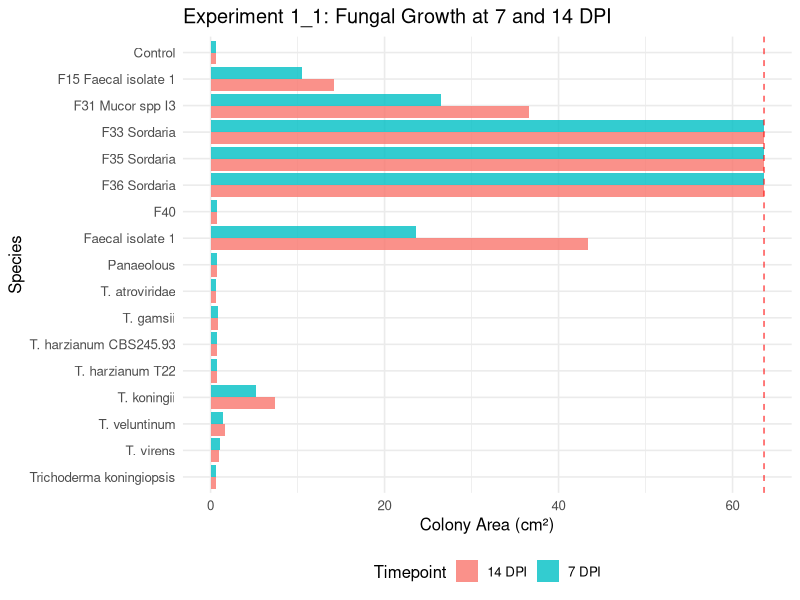
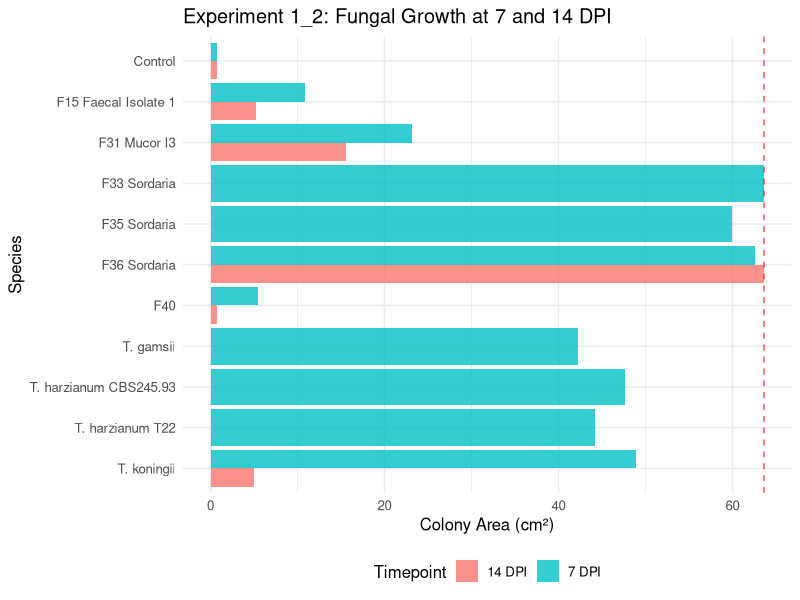
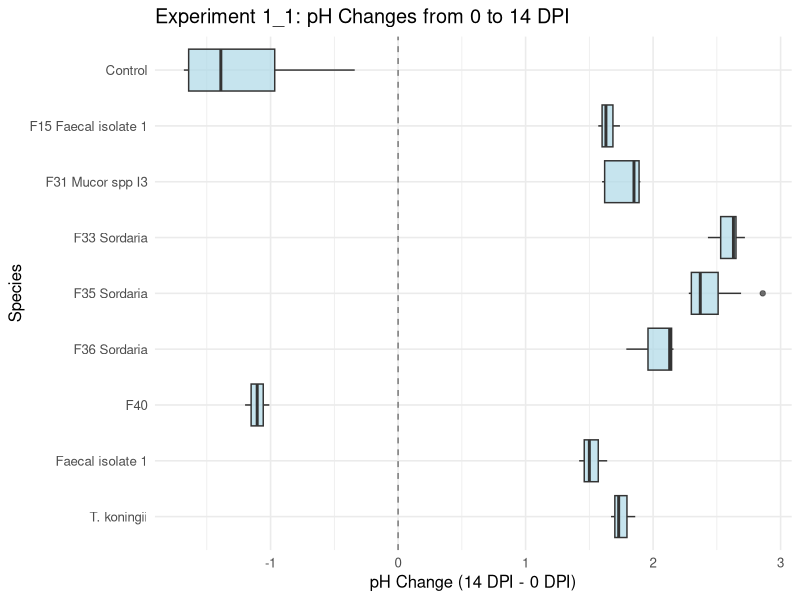
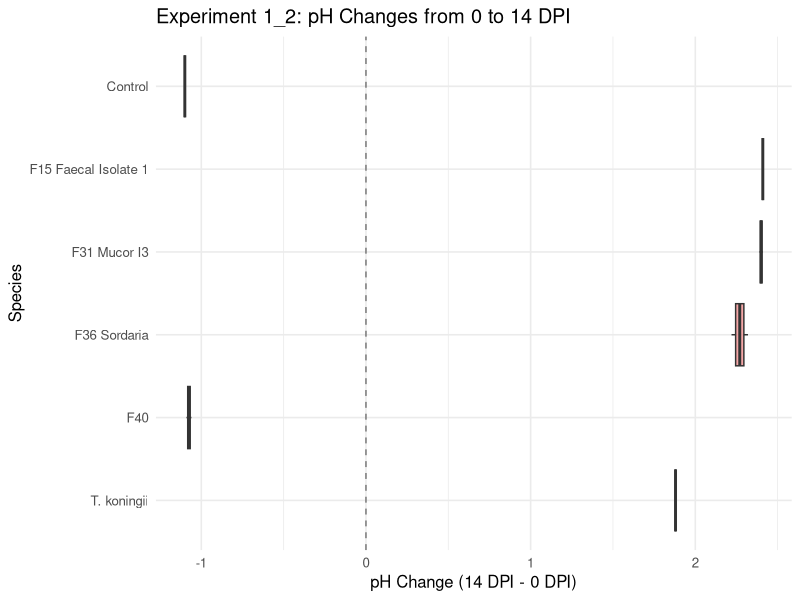
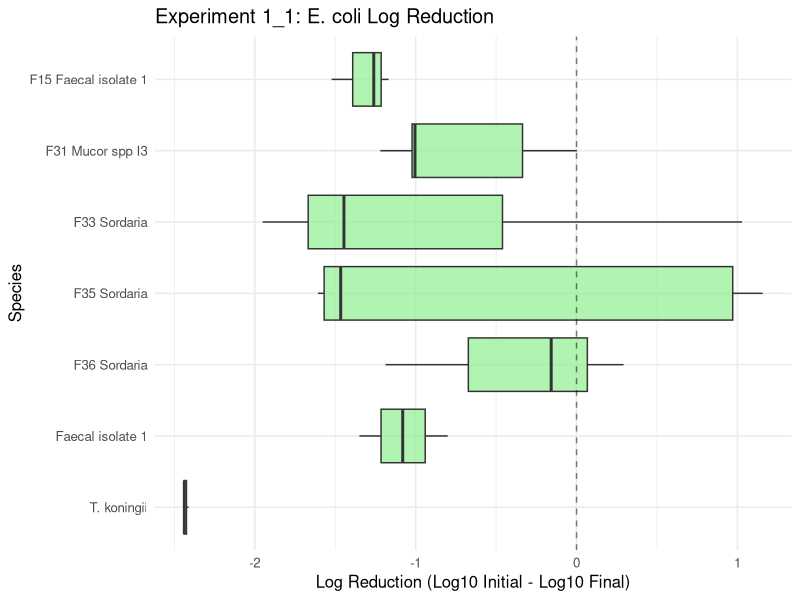
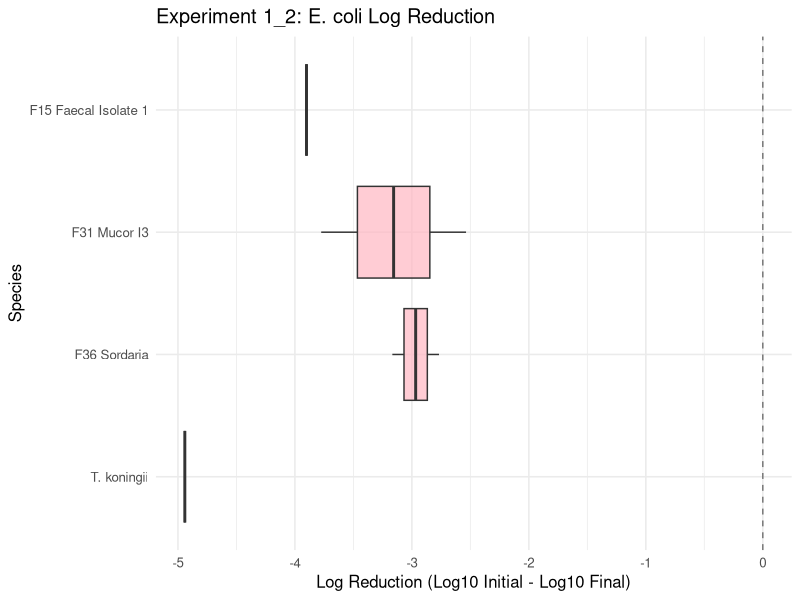
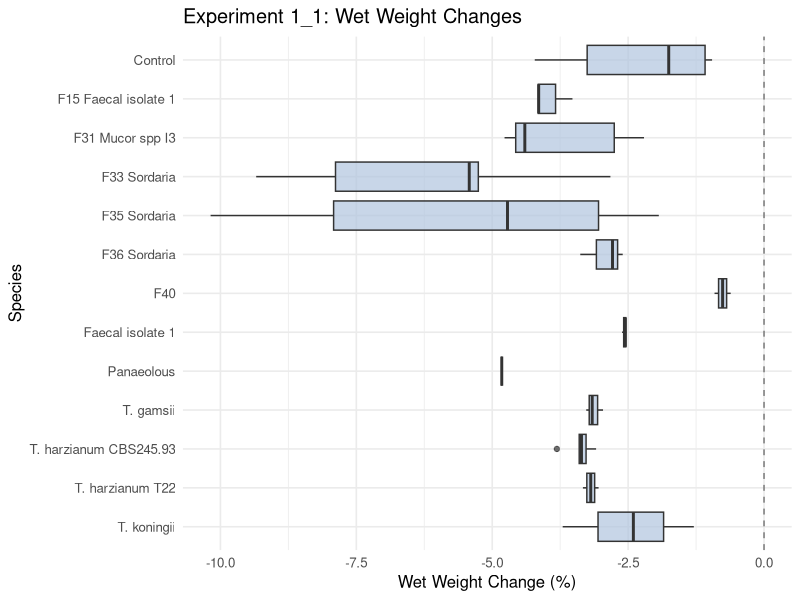
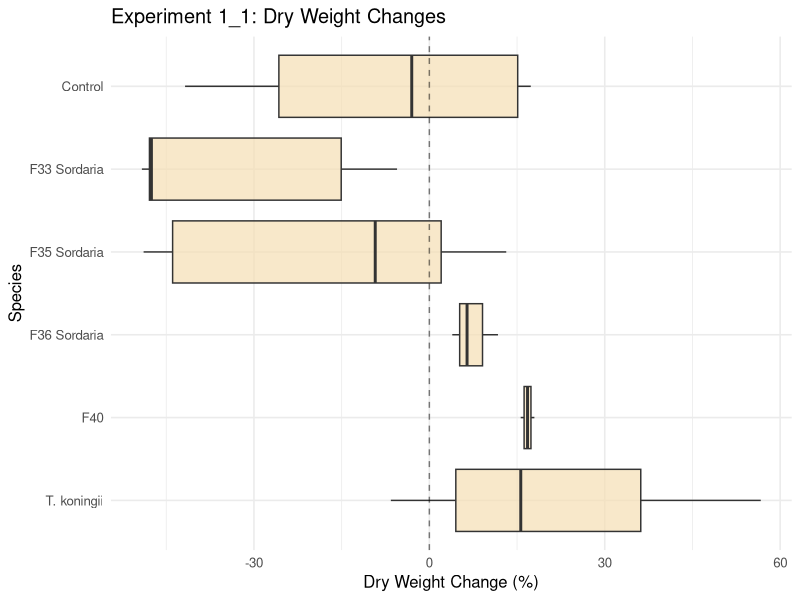

These charts were generated, in order, by the following R code:
## ---- chunk 1
knitr::opts_chunk$set(echo = FALSE, warning = FALSE, message = FALSE, 
                      fig.width = 12, fig.height = 8, dpi = 300)

library(tidyverse)
library(here)
library(ggplot2)
library(scales)
library(knitr)
library(patchwork)

# Load data
exp_data <- read_csv(here("data/processed/experiment_final.csv"), show_col_types = FALSE) %>%
  mutate(
    species = ifelse(species == "ctrl", "Control", species),
    MAX_PLATE_AREA = 63.62
  )

# Remove F37 Mold and F39 Thermo tolerant from analysis
exp_data <- exp_data %>%
  filter(species != "F37 Mold", species != "F39 Thermo tolerant")

# Robust outlier detection function using MAD
detect_outliers <- function(x, threshold = 3) {
  mad_val <- mad(x, na.rm = TRUE)
  median_val <- median(x, na.rm = TRUE)
  abs(x - median_val) > threshold * mad_val
}

# Remove outliers from key variables
exp_data <- exp_data %>%
  group_by(species) %>%
  mutate(
    # Mark outliers
    growth_outlier = detect_outliers(area_size_14dpi),
    weight_outlier = detect_outliers(weight_14dpi),
    ph_outlier = detect_outliers(ph_14dpi),
    ecoli_outlier = detect_outliers(ecoli_conc_14dpi),
    # Any outlier in key variables
    is_outlier = growth_outlier | weight_outlier | ph_outlier | ecoli_outlier
  ) %>%
  ungroup() %>%
  filter(!is_outlier | is.na(is_outlier))

# Create consistent species ordering with Control first
species_order <- exp_data %>%
  distinct(species) %>%
  arrange(species != "Control", species) %>%
  pull(species)

exp_data <- exp_data %>%
  mutate(species = factor(species, levels = species_order))
## ---- chunk 2
exp1_summary <- exp_data %>%
  filter(experiment == "1_1") %>%
  group_by(species) %>%
  summarise(
    technical_replicates = n(),
    biological_replicates = n_distinct(paste(id_faeces, starting_date)),
    growth_data = sum(!is.na(area_size_14dpi)),
    ecoli_data = sum(!is.na(ecoli_conc_14dpi)),
    weight_data = sum(!is.na(weight_14dpi)),
    .groups = "drop"
  ) %>%
  arrange(desc(technical_replicates))

kable(exp1_summary,
      caption = "**Experiment 1_1: Sample sizes and data availability**",
      col.names = c("Species", "Technical Reps", "Biological Reps", "Growth Data", "E.coli Data", "Weight Data"))
## ---- chunk 3
exp2_summary <- exp_data %>%
  filter(experiment == "1_2") %>%
  group_by(species) %>%
  summarise(
    technical_replicates = n(),
    biological_replicates = n_distinct(paste(id_faeces, starting_date)),
    growth_data = sum(!is.na(area_size_14dpi)),
    ecoli_data = sum(!is.na(ecoli_conc_14dpi)),
    weight_data = sum(!is.na(weight_14dpi)),
    .groups = "drop"
  ) %>%
  arrange(desc(technical_replicates))

kable(exp2_summary,
      caption = "**Experiment 1_2: Sample sizes and data availability**",
      col.names = c("Species", "Technical Reps", "Biological Reps", "Growth Data", "E.coli Data", "Weight Data"))
## ---- chunk 4
# Growth data for Experiment 1_1
growth_exp1 <- exp_data %>%
  filter(experiment == "1_1", !is.na(area_size_7dpi) | !is.na(area_size_14dpi)) %>%
  group_by(species) %>%
  summarise(
    mean_7dpi = mean(area_size_7dpi, na.rm = TRUE),
    mean_14dpi = mean(area_size_14dpi, na.rm = TRUE),
    .groups = "drop"
  ) %>%
  pivot_longer(cols = c(mean_7dpi, mean_14dpi),
               names_to = "timepoint",
               values_to = "area_cm2") %>%
  filter(!is.na(area_cm2), is.finite(area_cm2)) %>%
  mutate(
    day = case_when(
      timepoint == "mean_7dpi" ~ "7 DPI",
      timepoint == "mean_14dpi" ~ "14 DPI"
    )
  )

if(nrow(growth_exp1) > 0) {
  # Ensure consistent ordering
  growth_exp1 <- growth_exp1 %>%
    mutate(species = factor(species, levels = rev(species_order)))
  
  ggplot(growth_exp1, aes(x = area_cm2, y = species, fill = day)) +
    geom_col(position = "dodge", alpha = 0.8) +
    geom_vline(xintercept = 63.62, linetype = "dashed", color = "red", alpha = 0.7) +
    labs(title = "Experiment 1_1: Fungal Growth at 7 and 14 DPI",
         x = "Colony Area (cm²)",
         y = "Species",
         fill = "Timepoint") +
    theme_minimal(base_size = 12) +
    theme(legend.position = "bottom")
} else {
  plot.new()
  text(0.5, 0.5, "No growth data available for Experiment 1_1", cex = 1.2)
}
## ---- chunk 5
# Growth data for Experiment 1_2
growth_exp2 <- exp_data %>%
  filter(experiment == "1_2", !is.na(area_size_7dpi) | !is.na(area_size_14dpi)) %>%
  group_by(species) %>%
  summarise(
    mean_7dpi = mean(area_size_7dpi, na.rm = TRUE),
    mean_14dpi = mean(area_size_14dpi, na.rm = TRUE),
    .groups = "drop"
  ) %>%
  pivot_longer(cols = c(mean_7dpi, mean_14dpi),
               names_to = "timepoint",
               values_to = "area_cm2") %>%
  filter(!is.na(area_cm2), is.finite(area_cm2)) %>%
  mutate(
    day = case_when(
      timepoint == "mean_7dpi" ~ "7 DPI",
      timepoint == "mean_14dpi" ~ "14 DPI"
    )
  )

if(nrow(growth_exp2) > 0) {
  # Ensure consistent ordering
  growth_exp2 <- growth_exp2 %>%
    mutate(species = factor(species, levels = rev(species_order)))
  
  ggplot(growth_exp2, aes(x = area_cm2, y = species, fill = day)) +
    geom_col(position = "dodge", alpha = 0.8) +
    geom_vline(xintercept = 63.62, linetype = "dashed", color = "red", alpha = 0.7) +
    labs(title = "Experiment 1_2: Fungal Growth at 7 and 14 DPI",
         x = "Colony Area (cm²)",
         y = "Species",
         fill = "Timepoint") +
    theme_minimal(base_size = 12) +
    theme(legend.position = "bottom")
} else {
  plot.new()
  text(0.5, 0.5, "No growth data available for Experiment 1_2", cex = 1.2)
}
## ---- chunk 6
ph_exp1 <- exp_data %>%
  filter(experiment == "1_1", !is.na(ph_0dpi), !is.na(ph_14dpi)) %>%
  mutate(ph_change = ph_14dpi - ph_0dpi)

if(nrow(ph_exp1) > 0) {
  ggplot(ph_exp1, aes(x = factor(species, levels = rev(species_order)), y = ph_change)) +
    geom_boxplot(alpha = 0.7, fill = "lightblue") +
    geom_hline(yintercept = 0, linetype = "dashed", alpha = 0.5) +
    coord_flip() +
    labs(title = "Experiment 1_1: pH Changes from 0 to 14 DPI",
         x = "Species",
         y = "pH Change (14 DPI - 0 DPI)") +
    theme_minimal(base_size = 12)
} else {
  plot.new()
  text(0.5, 0.5, "No pH data available for Experiment 1_1", cex = 1.2)
}
## ---- chunk 7
ph_exp2 <- exp_data %>%
  filter(experiment == "1_2", !is.na(ph_0dpi), !is.na(ph_14dpi)) %>%
  mutate(ph_change = ph_14dpi - ph_0dpi)

if(nrow(ph_exp2) > 0) {
  ggplot(ph_exp2, aes(x = factor(species, levels = rev(species_order)), y = ph_change)) +
    geom_boxplot(alpha = 0.7, fill = "lightcoral") +
    geom_hline(yintercept = 0, linetype = "dashed", alpha = 0.5) +
    coord_flip() +
    labs(title = "Experiment 1_2: pH Changes from 0 to 14 DPI",
         x = "Species",
         y = "pH Change (14 DPI - 0 DPI)") +
    theme_minimal(base_size = 12)
} else {
  plot.new()
  text(0.5, 0.5, "No pH data available for Experiment 1_2", cex = 1.2)
}
## ---- chunk 8
ecoli_exp1 <- exp_data %>%
  filter(experiment == "1_1", !is.na(ecoli_conc_mean), !is.na(ecoli_conc_14dpi),
         ecoli_conc_mean > 0, ecoli_conc_14dpi > 0) %>%
  mutate(ecoli_log_reduction = log10(ecoli_conc_mean) - log10(ecoli_conc_14dpi))

if(nrow(ecoli_exp1) > 0) {
  ggplot(ecoli_exp1, aes(x = factor(species, levels = rev(species_order)), y = ecoli_log_reduction)) +
    geom_boxplot(alpha = 0.7, fill = "lightgreen") +
    geom_hline(yintercept = 0, linetype = "dashed", alpha = 0.5) +
    coord_flip() +
    labs(title = "Experiment 1_1: E. coli Log Reduction",
         x = "Species",
         y = "Log Reduction (Log10 Initial - Log10 Final)") +
    theme_minimal(base_size = 12)
} else {
  plot.new()
  text(0.5, 0.5, "No E. coli data available for Experiment 1_1", cex = 1.2)
}
## ---- chunk 9
ecoli_exp2 <- exp_data %>%
  filter(experiment == "1_2", !is.na(ecoli_conc_mean), !is.na(ecoli_conc_14dpi),
         ecoli_conc_mean > 0, ecoli_conc_14dpi > 0) %>%
  mutate(ecoli_log_reduction = log10(ecoli_conc_mean) - log10(ecoli_conc_14dpi))

if(nrow(ecoli_exp2) > 0) {
  ggplot(ecoli_exp2, aes(x = factor(species, levels = rev(species_order)), y = ecoli_log_reduction)) +
    geom_boxplot(alpha = 0.7, fill = "lightpink") +
    geom_hline(yintercept = 0, linetype = "dashed", alpha = 0.5) +
    coord_flip() +
    labs(title = "Experiment 1_2: E. coli Log Reduction",
         x = "Species",
         y = "Log Reduction (Log10 Initial - Log10 Final)") +
    theme_minimal(base_size = 12)
} else {
  plot.new()
  text(0.5, 0.5, "No E. coli data available for Experiment 1_2", cex = 1.2)
}
## ---- chunk 10
wet_weight_exp1 <- exp_data %>%
  filter(experiment == "1_1", !is.na(weight_0dpi), !is.na(weight_14dpi)) %>%
  mutate(wet_weight_percent_change = ((weight_14dpi - weight_0dpi) / weight_0dpi) * 100)

if(nrow(wet_weight_exp1) > 0) {
  ggplot(wet_weight_exp1, aes(x = factor(species, levels = rev(species_order)), y = wet_weight_percent_change)) +
    geom_boxplot(alpha = 0.7, fill = "lightsteelblue") +
    geom_hline(yintercept = 0, linetype = "dashed", alpha = 0.5) +
    coord_flip() +
    labs(title = "Experiment 1_1: Wet Weight Changes",
         x = "Species",
         y = "Wet Weight Change (%)") +
    theme_minimal(base_size = 12)
} else {
  plot.new()
  text(0.5, 0.5, "No wet weight data available for Experiment 1_1", cex = 1.2)
}
## ---- chunk 11
dry_weight_exp1 <- exp_data %>%
  filter(experiment == "1_1", !is.na(dry_weight_0dpi), !is.na(dry_weight_14dpi)) %>%
  mutate(dry_weight_percent_change = ((dry_weight_14dpi - dry_weight_0dpi) / dry_weight_0dpi) * 100)

if(nrow(dry_weight_exp1) > 0) {
  ggplot(dry_weight_exp1, aes(x = factor(species, levels = rev(species_order)), y = dry_weight_percent_change)) +
    geom_boxplot(alpha = 0.7, fill = "wheat") +
    geom_hline(yintercept = 0, linetype = "dashed", alpha = 0.5) +
    coord_flip() +
    labs(title = "Experiment 1_1: Dry Weight Changes",
         x = "Species",
         y = "Dry Weight Change (%)") +
    theme_minimal(base_size = 12)
} else {
  plot.new()
  text(0.5, 0.5, "No dry weight data available for Experiment 1_1", cex = 1.2)
}
## ---- chunk 12
wet_weight_exp2 <- exp_data %>%
  filter(experiment == "1_2", !is.na(weight_0dpi), !is.na(weight_14dpi)) %>%
  mutate(wet_weight_percent_change = ((weight_14dpi - weight_0dpi) / weight_0dpi) * 100)

if(nrow(wet_weight_exp2) > 0) {
  ggplot(wet_weight_exp2, aes(x = factor(species, levels = rev(species_order)), y = wet_weight_percent_change)) +
    geom_boxplot(alpha = 0.7, fill = "lightsalmon") +
    geom_hline(yintercept = 0, linetype = "dashed", alpha = 0.5) +
    coord_flip() +
    labs(title = "Experiment 1_2: Wet Weight Changes",
         x = "Species",
         y = "Wet Weight Change (%)") +
    theme_minimal(base_size = 12)
} else {
  plot.new()
  text(0.5, 0.5, "No wet weight data available for Experiment 1_2", cex = 1.2)
}
## ---- chunk 13
dry_weight_exp2 <- exp_data %>%
  filter(experiment == "1_2", !is.na(dry_weight_0dpi), !is.na(dry_weight_14dpi)) %>%
  mutate(dry_weight_percent_change = ((dry_weight_14dpi - dry_weight_0dpi) / dry_weight_0dpi) * 100)

if(nrow(dry_weight_exp2) > 0) {
  ggplot(dry_weight_exp2, aes(x = factor(species, levels = rev(species_order)), y = dry_weight_percent_change)) +
    geom_boxplot(alpha = 0.7, fill = "plum") +
    geom_hline(yintercept = 0, linetype = "dashed", alpha = 0.5) +
    coord_flip() +
    labs(title = "Experiment 1_2: Dry Weight Changes",
         x = "Species",
         y = "Dry Weight Change (%)") +
    theme_minimal(base_size = 12)
} else {
  plot.new()
  text(0.5, 0.5, "No dry weight data available for Experiment 1_2", cex = 1.2)
}
